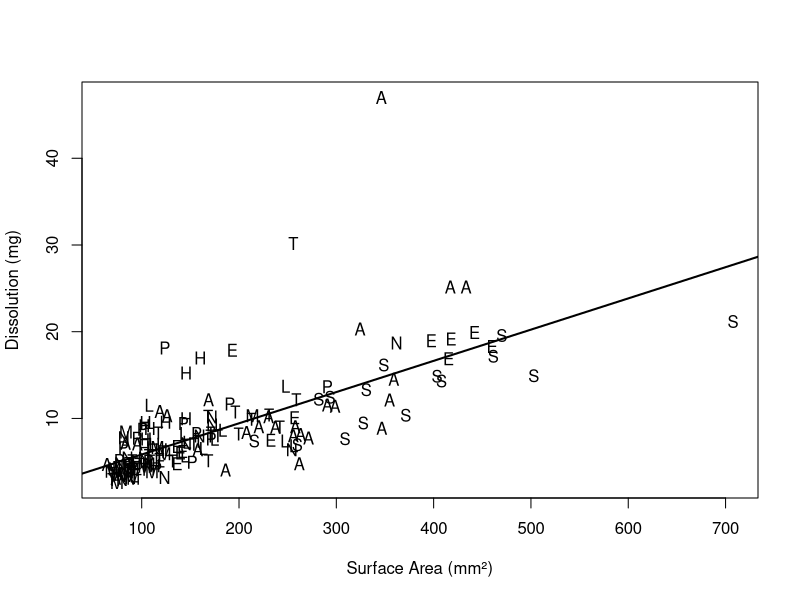
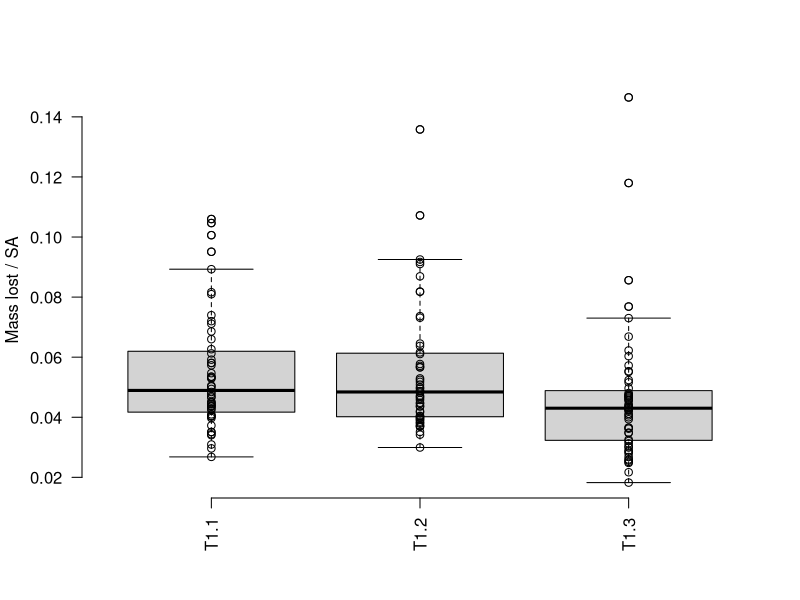
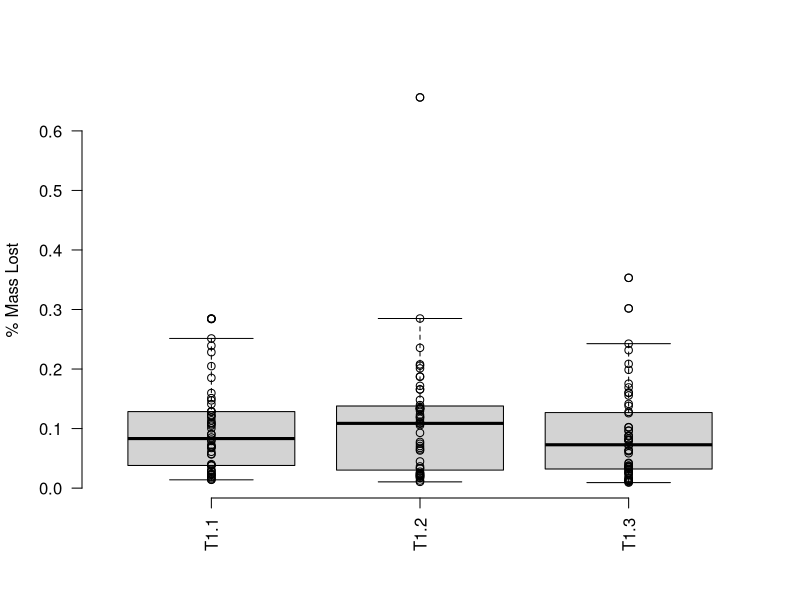
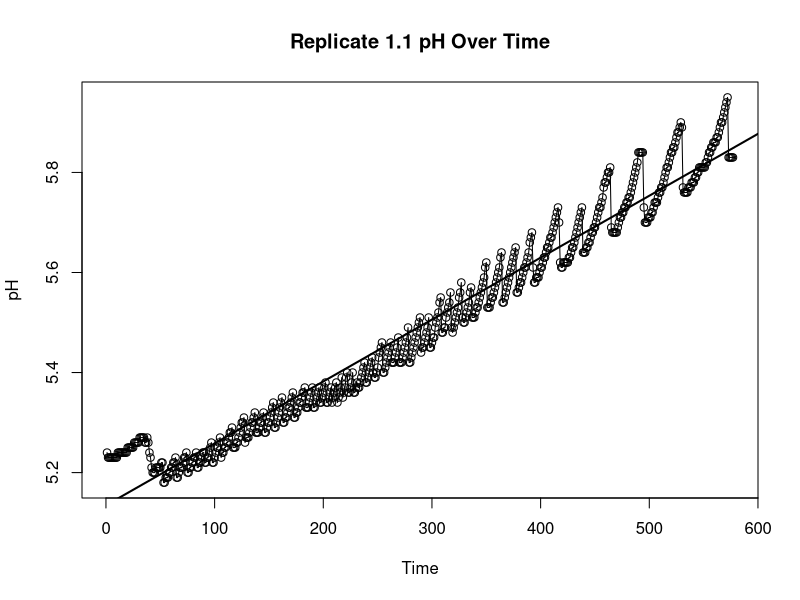
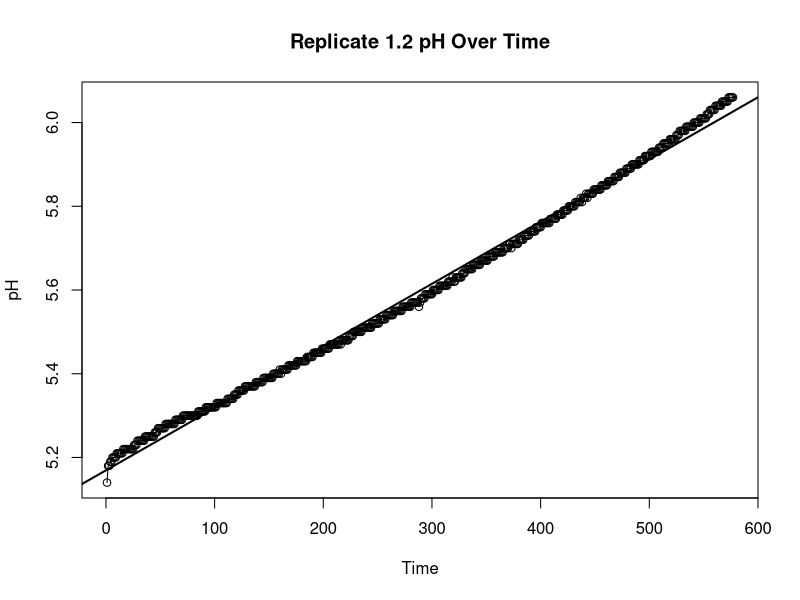
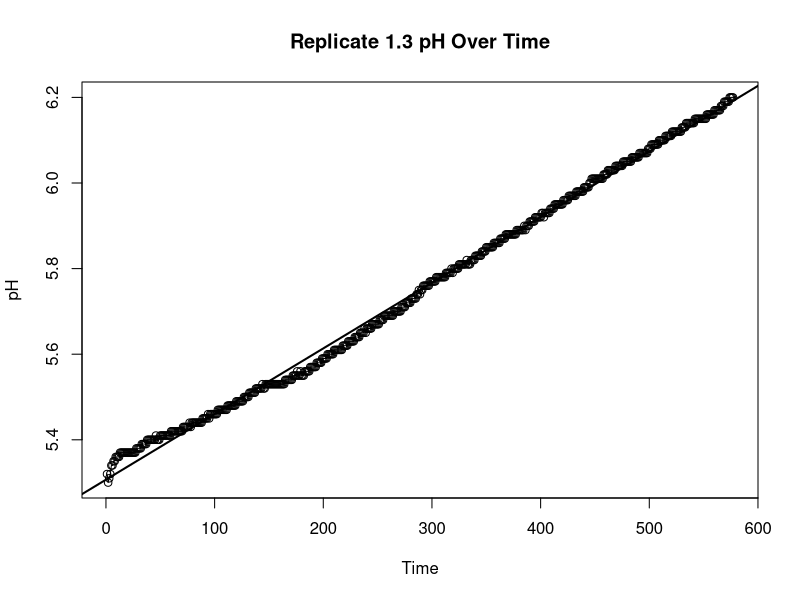
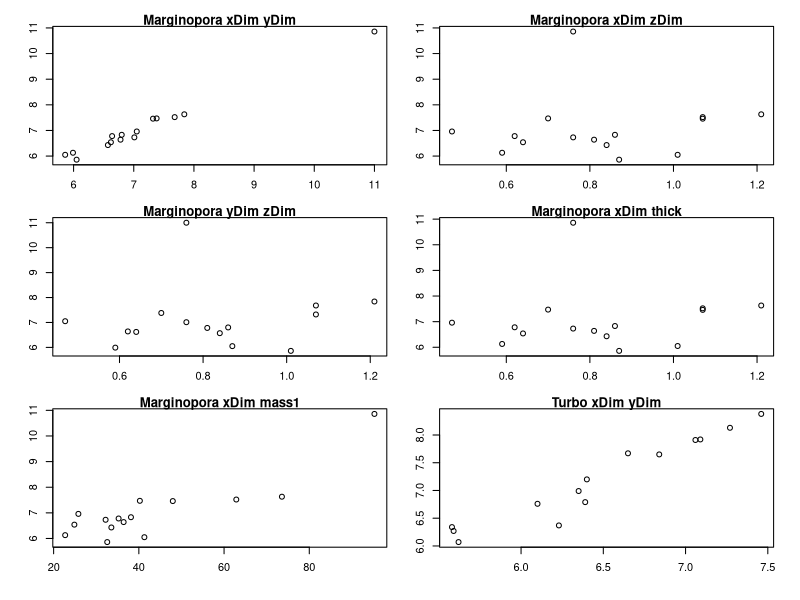
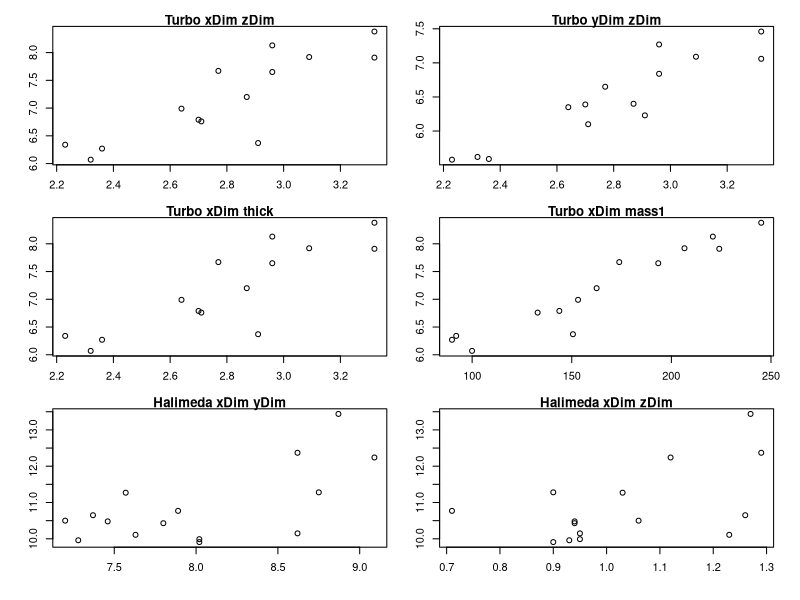

Generate these figures, in order, with R:
#0.open script, set names and parameters
dShellFull <- read.csv('./shells_Expt1.csv', skip=22)

#remove missing and broken taxon
dShell<- dShellFull[-c(10,38,39,77,79,91),]

dateFormat <- '%m/%d/%y %H:%M'
EXPID <- unique(dShell$exptID)

#General calculations of mass lost and time
dShell$cMass <- -1 * (dShell$mass2 - dShell$mass1)
dShell$pMass <- (dShell$mass1 - dShell$mass2) / dShell$mass1
dShell$cTime1 <- strptime(dShell$dateM1, format=dateFormat)
dShell$cTime2 <- strptime(dShell$dateM2, format=dateFormat)
dShell$cDuration <- dShell$cTime2 - dShell$cTime1

#General calculation of shell surface area for each taxa based on generalized shape
dShell$cSize <- (dShell$xDim * dShell$yDim * dShell$zDim) ^ (1/3)

dShell$shape <- 'cylinder1'
dShell[(dShell$taxon == 'Liloa'),'shape'] <-'cylinder2'
dShell[(dShell$taxon == 'Aragonite'),'shape'] <- 'cube'
dShell[(dShell$taxon == 'Tridacna'),'shape'] <- 'cube'

#turbo is dome + circle aka hemisphere
dShell[(dShell$taxon == 'Turbo'), 'shape'] <- 'hemisphere'

#pingui,abra, and scaph technically two domes
dShell[(dShell$taxon == 'Pinguitellina'), 'shape'] <- '2dome'
dShell[(dShell$taxon == 'Abranda'), 'shape'] <- '2dome'
dShell[(dShell$taxon == 'Scaphopod'), 'shape'] <- '2dome'

#halimeda different shape entirely... diamond/rhombus
dShell[(dShell$taxon =='Halimeda'), 'shape'] <- 'rhombus'

#finally, nat and eth are spherical
dShell[(dShell$taxon == 'Natica'), 'shape'] <-'sphere'
dShell[(dShell$taxon == 'Ethalia'), 'shape'] <-'sphere'

#basic rectangular cube surface area. does not work for halimeda based off how measurements were taken.
#is 2xy + 2yz + 2xz
dShell$cSA1 <- 2*(dShell$xDim * dShell$yDim) + 2*(dShell$yDim * dShell$zDim) + 2*(dShell$xDim * dShell$zDim)

#next lines for surface area of cylindrical specimen, for margi cylinder
#equal to 2piR^2 + 2*h*pi*r
subCyl1 <- which(dShell$shape == 'cylinder1')
dShell[subCyl1,'cSA1'] <- 2 * (pi* dShell[subCyl1,'xDim']/2 * dShell[subCyl1,'yDim']/2) + dShell[subCyl1,'zDim']*pi*(dShell[subCyl1,'yDim'] + dShell[subCyl1,'xDim'])/2
#for liloa cylinder
subCyl2 <- which(dShell$shape == 'cylinder2')
dShell[subCyl2,'cSA1'] <- 2 * (pi* dShell[subCyl2,'yDim']/2 * dShell[subCyl2,'yDim']/2) + 2* dShell[subCyl2,'zDim']*pi*dShell[subCyl2,'yDim']/2 

#next turbo, a hemisphere
#is pi*r^2 + 2*pi*r*h + 
subHemi <- which(dShell$shape == 'hemisphere')
dShell[subHemi,'cSA1'] <-  pi * (dShell[subHemi,'xDim']/2 * dShell[subHemi,'yDim']/2) + 2 * pi * (dShell[subHemi,'xDim']/2 + dShell[subHemi,'yDim']/2)/2 * dShell[subHemi,'zDim'] 

#next lines for surface area of domed specimens
# is 2 * (2*pi*r*h)
subDome <- which(dShell$shape == '2dome')
dShell[subDome,'cSA1'] <- 2 * pi * 2 *(dShell[subDome,'xDim']/2 + dShell[subDome,'yDim']/2)/2 * dShell[subDome,'zDim']

#then, rough surface area for rhomboid Halimeda
#surface area is 2(xy/2) + 4(zc) where c = ((x/2)^2) + (y/2)^2)^1/2 
subRhom <- which(dShell$shape == 'rhombus')
dShell[subRhom,'cDim'] <- sqrt((dShell[subRhom,'xDim']/2)^2 + (dShell[subRhom,'yDim']/2)^2)
dShell[subRhom,'cSA1'] <- 2 * ((dShell[subRhom,'xDim']*dShell[subRhom,'yDim'])/2) + 4 * dShell[subRhom,'zDim'] * dShell[subRhom,'cDim']
  
#finally, nat and eth spherical calc
#is 4 * pi * [(x/2 + y/2 + z/2)/3]^2
subSphere <- which(dShell$shape == 'sphere')
dShell[subSphere,'cSA1'] <- 4 * pi * ((dShell[subSphere,'xDim']/2+dShell[subSphere,'yDim']/2 + dShell[subSphere,'zDim']/2)/3)^2

#1.0 a quick check - dissolution (mg) relationship to surface area (mm^2)
#need to separate these out by taxon!!

plot(cMass ~ cSA1, data=dShell, xlab='Surface Area (mm\u00b2)', ylab='Dissolution (mg)',pch=substring(dShell$taxon, 0, 2))
fit <- glm(cMass~cSA1, data=dShell)
co <- coef(fit)
abline(fit, lwd=2)
#1.1 just having a look at the measurements to check for errors 

pData <- dShell
TAXA <- unique(pData$taxon)

pdf('./measureCheck.pdf', width=6, height=8, page='A4')

par(mfrow=c(3,2), oma=c(1,1,1,1), mar=c(3,3,1,1))

for (t in TAXA) {

	plot(xDim ~ yDim, data=pData[(pData$taxon == t),], main=paste(t,'xDim','yDim'))
	plot(xDim ~ zDim, data=pData[(pData$taxon == t),], main=paste(t,'xDim','zDim'))
	plot(yDim ~ zDim, data=pData[(pData$taxon == t),], main=paste(t,'yDim','zDim'))
	plot(xDim ~ thick, data=pData[(pData$taxon == t),], main=paste(t,'xDim','thick'))
	plot(xDim ~ mass1, data=pData[(pData$taxon == t),], main=paste(t,'xDim','mass1'))
	

}

dev.off()

summary(pData)

#start with basic linear models
a <- lm(pMass ~ cSA1  + mass1 + taxon, data=pData)
summary(a)
a <- lm(pMass ~ cSA1  + mass1 + density, data=pData)
summary(a)

a <- lm(pMass ~ cSA1  + mass1 + taxon + density, data=pData)
summary(a)
a$residuals



#1.2 Total mass lost by taxon separate from variables

pdf('./deltaMassReplicate.pdf', width=8, height=6, page='A4')

#edit exptID to be related to this new set of experiments
#for (e in EXPID) {
  
  par(mfrow=c(1,1), oma=c(1,1,1,1), mar=c(8,4,1,0))
  
#  pData <- dShell[(dShell$exptID == e),]
  #to get anything to work this pData needs to go first!!! added below.
  pData <- dShell
  pData$taxon <- as.factor(pData$taxon)
  taxa <- sort(unique(pData$taxon))
  tFont <- rep(3,length(taxa))
  tFont[which(taxa == 'Aragonite')] <- 1
  #what does following line do? likely have to change integers
  taxaAbrev <- substring(taxa,0,5)
  
  #mass lost in mg
  plot(cMass ~ taxon, data=pData[!is.na(pData$cMass),], ylim=c(0,max(pData$cMass, na.rm=TRUE)), ann=FALSE, axes=FALSE)
  points(cMass ~ taxon, data=pData[!is.na(pData$cMass),])
  mtext('Mass lost (mg)', side=2, line=3)
  axis(2, las=1)
  axis(1, at=1:length(taxa), labels=taxa, font=3, cex=0.5, las=2)
  #what is the mtext function for
 # mtext(e)


 #1.3 density by taxon
  #this doesn't matter anymore after stats
  
  plot(density ~ taxon, data=pData[!is.na(pData$density),], ann=FALSE, axes=FALSE)
  points(density ~ taxon, data=pData[!is.na(pData$density),])
  mtext('Density', side=2, line=3)
  axis(2, las=1)
  axis(1, at=1:length(taxa), labels=taxa, font=tFont, cex=0.5, las=2)

  
 #1.4 mass lost in percentage
  plot(pMass ~ taxon, data=pData[!is.na(pData$pMass),], ann=FALSE, axes=FALSE)
  points(pMass ~ taxon, data=pData[!is.na(pData$pMass),])
  mtext('Mass lost (%)', side=2, line=3)
  axis(2, las=1)
  axis(1, at=1:length(taxa), labels=taxa, font=tFont, cex=0.5, las=2)
#  mtext(e)
  #not sure what next line is for....
  pData[(pData$pMass>0.3),]
  

#2. Mass lost plotted against surface area
  #2.1 why using cMass (mg) rather than pMass (percentage)????
  if (length(which(!is.na(pData$cSA1))) > 0) {
    plot(cMass/cSA1 ~ taxon, data=pData, ann=FALSE, axes=FALSE, ylab='')
    points(cMass/cSA1 ~ taxon, data=pData)
    mtext('Mass lost / SA (mg/mm\u00b2)', side=2, line=3)
    axis(2, las=1)
    axis(1, at=1:length(taxa), labels=taxa, font=tFont, cex=0.5, las=2)
 #   mtext(e)
  } else {
    plot(1:1, type='n', ann=FALSE, axes=FALSE)
    mtext('no data', side=1, line=-2)
}

#3. Mass lost plotted against density
  #3.1 Mass/density by taxon
  #this again uses cMass, which is total mass lost, rather than pMass, which is percentage. Change?
if (length(which(!is.na(pData$density))) > 0) {
  plot(cMass/density ~ taxon, data=pData, ann=FALSE, axes=FALSE, ylab='')
  points(cMass/density ~ taxon, data=pData)
  mtext('Mass lost / density', side=2, line=3)
  axis(2, las=1)
  axis(1, at=1:length(taxa), labels=taxa, font=tFont, cex=0.5, las=2)
#  mtext(e)
  #following line only needed if you have no data for one part of expt, which you won't
} else {
  plot(1:1, type='n', ann=FALSE, axes=FALSE)
  mtext('no data', side=1, line=-2)
}

dev.off()

#4 Plot these all again - compared to the calculated dimensions and surface area using slightly different calc (flat calc) 

#4.1 Comparison of X and y dimensions by hand vs in imageJ 
pData <- dShell
TAXA <- unique(pData$taxon)

#if this next bit looks good, move on to 4.2
pdf('./measureCheck(measureVScalc).pdf', width=6, height=8, page='A4')
par(mfrow=c(3,2), oma=c(1,1,1,1), mar=c(3,3,1,1))

for (t in TAXA) {
plot(xDim ~ calcX, data=pData[(pData$taxon == t),], main=paste(t,'xDim','calcX'))
plot(yDim ~ calcY, data=pData[(pData$taxon == t),], main=paste(t,'yDim','calcY')) }

dev.off()

#4.2 
#general calculation of surface area for each taxa based on flat shape
#you need to run this BEFORE sorting for graph purposes otherwise it'll vectorize your factors 

#SA for cube
dShell$calcSA <- dShell$calcSA1 + dShell$calcSA2 + 2*(dShell$calcY * dShell$zDim) + 2*(dShell$calcX * dShell$zDim)
#SA for cube, resolved for aragonite
dShell$calcSA <- 2*(dShell$calcX * dShell$calcY) + 2*(dShell$calcY * dShell$zDim) + 2*(dShell$calcX * dShell$zDim)

#next lines for surface area of cylindrical specimens
# need to figure this out better for Liloa...
#equal to 2piR^2 + 2*h*pi*r

dShell[(dShell$taxon == 'Liloa'),'shape'] <-'cylinder2'

#you don't need above lines to run because that's already in earlier part
subCyl1 <- which(dShell$shape == 'cylinder1')
#next line isn't working?????
dShell[subCyl1,'calcSA'] <- dShell[subCyl1,'calcSA1'] + dShell[subCyl1,'calcSA2'] + dShell[subCyl1,'zDim'] * pi * (dShell[subCyl1,'calcY'] + dShell[subCyl1,'calcX'])/2

#liloa calc based on imageJ
subCyl2 <- which(dShell$shape == 'cylinder2')
dShell[subCyl2,'calcSA'] <- 2 * (pi* dShell[subCyl2,'calcY']/2 * dShell[subCyl2,'calcY']/2) + 2* dShell[subCyl2,'zDim']*pi*dShell[subCyl2,'calcY']/2 

#next turbo, a hemisphere
#is pi*r^2 + 2*pi*r*h
subHemi <- which(dShell$shape == 'hemisphere')
dShell[subHemi,'calcSA'] <-  dShell[subHemi,'calcSA1'] + 2 * pi * (dShell[subHemi,'calcX']/2 + dShell[subHemi,'calcY']/2)/2 * dShell[subHemi,'zDim'] 

#next lines for surface area of domed specimens
#calcSA1 = pi *r^2
subDome <- which(dShell$shape == '2dome')
dShell[subDome,'calcSA'] <- 2 * pi * 2 *(dShell[subDome,'calcX']/2 + dShell[subDome,'calcY']/2)/2 * dShell[subDome,'zDim']

#then, rough surface area for rhomboid Halimeda
#surface area is 2(xy/2) + 4(zc) where c = ((x/2)^2) + (y/2)^2)^1/2 
subRhom <- which(dShell$shape == 'rhombus')
dShell[subRhom,'calcC'] <- sqrt((dShell[subRhom,'calcX']/2)^2 + (dShell[subRhom,'calcY']/2)^2)
dShell[subRhom,'calcSA'] <- dShell[subRhom,'calcSA1'] + dShell[subRhom,'calcSA2'] + 4 * dShell[subRhom,'zDim'] * dShell[subRhom,'calcC']


#finally, nat and eth spherical calc
#is 4 * pi * [(x/2 + y/2 + z/2)/3]^2
subSphere <- which(dShell$shape == 'sphere')
dShell[subSphere,'calcSA'] <- 4 * pi * ((dShell[subSphere,'calcX']/2+dShell[subSphere,'calcY']/2 + dShell[subSphere,'zDim']/2)/3)^2

#Or try this
#calcSA1 = pi * r^2
dShell[subSphere,'r1'] <- sqrt(dShell[subSphere,'calcSA1']/pi)

#calcSA2 = pi * r^2
dShell[subSphere,'r2'] <- sqrt(dShell[subSphere,'calcSA2']/pi)

#SA is 4 * pi * r^2
#with the two different rs 
dShell[subSphere,'calcSA'] <- 4 * pi * ((dShell[subSphere,'r1']+dShell[subSphere,'r2'] + dShell[subSphere,'zDim']/2)/3)^2


#finally! this bit!
pData <- dShell
TAXA <- unique(pData$taxon)
pData$taxon <- as.factor(pData$taxon)
taxa <- sort(unique(pData$taxon))
tFont <- rep(3,length(taxa))
tFont[which(taxa == 'Aragonite')] <- 1
taxaAbrev <- substring(taxa,0,5)

#4.3 first, compare the two calculations of surface area for similarity
pdf('./surfaceAreaCalculation.pdf', width=8, height=6, page='A4')
par(mfrow=c(1,1), oma=c(1,1,1,1), mar=c(8,4,1,0))

#can get this to run but it replicates a million times?

plot(cSA1/calcSA ~ taxon, data=pData, ann=FALSE, axes=FALSE, ylab='', xlim=c(0,11))
points(cSA1/calcSA ~ taxon, data=pData)
abline(a=1, b=0)
mtext('Caliper SA / Calculated SA', side=2, line=3)
axis(2, las=1)
axis(1, at=1:length(taxa), labels=taxaAbrev, font=tFont, cex=0.5, las=2)

pData2 <- pData[!is.na(pData$calcSA),]
plot(cSA1~calcSA, data=pData2, pch=substring(pData2$taxon, 0, 2), log='xy', xlab='log(ImageJSA)', ylab='log(CaliperSA)')
abline(a=0, b=1)
levels(pData$taxon)

pData[(pData$taxon=='Abranda'), c('xDim', 'cSA1', 'calcSA')]

plot((cSA1-calcSA)/calcSA~taxon, data=pData2, pch=substring(pData$taxon, 0, 2))
log2(((pData2$cSA1-pData2$calcSA)/pData2$calcSA)+1)
#4.4 second, plot the mass vs calc by taxon

plot(cMass/calcSA ~ taxon, data=pData, ann=FALSE, axes=FALSE, ylab='')
points(cMass/calcSA ~ taxon, data=pData)
mtext('Mass lost / Calculated SA', side=2, line=3)
axis(2, las=1)
axis(1, at=1:length(taxa), labels=taxa, font=tFont, cex=0.5, las=2)

dev.off()

#4.5 then, figuring out which one is better (this or 2.1)! Compare.



#5 Comparison of three replicates for consistency across experiment
  #start by subsetting the three replicates
pData <- dShell
TAXA <- unique(pData$taxon)

pData$taxon <- as.factor(pData$taxon)
taxa <- sort(unique(pData$taxon))
tFont <- rep(3,length(taxa))
tFont[which(taxa == 'Aragonite')] <- 1
taxaAbrev <- substring(taxa,0,5)

#this has to come AFTER THE ABOVE
rep1.1 <- subset(pData,exptID =='T1.1')
rep1.2 <- subset(pData,exptID =='T1.2')
rep1.3 <- subset(pData,exptID =='T1.3')


#trying to plot the means
rep1mean <- mean(rep1.1$pMass)
rep2mean <- mean(rep1.2$pMass)
rep3mean <- mean(rep1.3$pMass)
  
pData$exptID <- as.factor(pData$exptID)
rep <- sort(unique(pData$exptID))
tFont <- rep(3,length(rep))
tFont[which(rep == 'T1.1')] <- 1
repAbrev <- substring(rep,0,5)

#comparing three replicates by both mass lost/SA ratio and % mass lost
plot(cMass/cSA1 ~ exptID, data=pData, ann=FALSE, axes=FALSE, ylab='', main='Replicates')
points(cMass/cSA1 ~ exptID, data=pData)
mtext('Mass lost / SA', side=2, line=3)
axis(2, las=1)
axis(1, at=1:length(rep), labels=rep, font=tFont, cex=0.5, las=2)

plot(pMass ~ exptID, data=pData, ann=FALSE, axes=FALSE, ylab='', main='Replicates')
points(pMass ~ exptID, data=pData)
mtext('% Mass Lost', side=2, line=3)
axis(2, las=1)
axis(1, at=1:length(rep), labels=rep, font=tFont, cex=0.5, las=2)

#5.1 Comparison of X, Y, Z, + thickness by taxon per replicate

pdf('./measureCheckReplicates.pdf', width=6, height=8, page='A4')

par(mfrow=c(3,2), oma=c(1,1,1,1), mar=c(3,3,1,1))

#how do I plot these but have points from different reps in different shapes?  
  for (t in TAXA) {
    
    plot(xDim ~ yDim, data=rep1.1[(rep1.1$taxon == t),], pch=15, main=paste(t,'xDim','yDim'))
    points(xDim ~ yDim, data=rep1.2[(rep1.2$taxon == t),], pch=16)
    points(xDim ~ yDim, data=rep1.3[(rep1.3$taxon == t),], pch=17)
    
    plot(xDim ~ zDim, data=rep1.1[(rep1.1$taxon == t),], pch=15, main=paste(t,'xDim','zDim'))
    points(xDim ~ zDim, data=rep1.2[(rep1.2$taxon == t),], pch=16)
    points(xDim ~ zDim, data=rep1.3[(rep1.3$taxon == t),], pch=17)
    
    plot(yDim ~ zDim, data=rep1.1[(rep1.1$taxon == t),], pch=15, main=paste(t,'yDim','zDim'))
    points(yDim ~ zDim, data=rep1.2[(rep1.2$taxon == t),], pch=16)
    points(yDim ~ zDim, data=rep1.3[(rep1.3$taxon == t),], pch=17)
    
    plot(xDim ~ thick, data=rep1.1[(rep1.1$taxon == t),], pch=15, main=paste(t,'xDim','thick'))
    points(xDim ~ thick, data=rep1.2[(rep1.2$taxon == t),], pch=16)
    points(xDim ~ thick, data=rep1.3[(rep1.3$taxon == t),], pch=17)
    
    plot(xDim ~ mass1, data=rep1.1[(rep1.1$taxon == t),], pch=15, main=paste(t,'xDim','mass1'))
    points(xDim ~ mass1, data=rep1.2[(rep1.2$taxon == t),], pch=16)
    points(xDim ~ mass1, data=rep1.3[(rep1.3$taxon == t),], pch=17)
    
    plot(xDim ~ density, data=rep1.1[(rep1.1$taxon == t),], pch=15, main=paste(t,'xDim','density'))
    points(xDim ~ density, data=rep1.2[(rep1.2$taxon == t),], pch=16)
    points(xDim ~ density, data=rep1.3[(rep1.3$taxon == t),], pch=17)

    }
dev.off()

#5.2 Comparison of SA (caliper) by taxon per replicate

pdf('./ReplicatesMassSA.pdf', width=8, height=6, page='A4')

par(mfrow=c(1,1), oma=c(1,1,1,1), mar=c(8,4,1,0))
#for 1.1

  plot(cMass/cSA1 ~ taxon, data=rep1.1, ann=FALSE, axes=FALSE, ylab='', main='Rep1.1')
  points(cMass/cSA1 ~ taxon, data=rep1.1)
  mtext('Mass lost / SA', side=2, line=3)
  axis(2, las=1)
  axis(1, at=1:length(taxa), labels=taxa, font=tFont, cex=0.5, las=2)

#for 1.2
  
  plot(cMass/cSA1 ~ taxon, data=rep1.2, ann=FALSE, axes=FALSE, ylab='', main='Rep1.2')
  points(cMass/cSA1 ~ taxon, data=rep1.2)
  mtext('Mass lost / SA', side=2, line=3)
  axis(2, las=1)
  axis(1, at=1:length(taxa), labels=taxa, font=tFont, cex=0.5, las=2)
  
#for 1.3
  plot(cMass/cSA1 ~ taxon, data=rep1.3, ann=FALSE, axes=FALSE, ylab='', main='Rep1.3')
  points(cMass/cSA1 ~ taxon, data=rep1.3)
  mtext('Mass lost / SA', side=2, line=3)
  axis(2, las=1)
  axis(1, at=1:length(taxa), labels=taxa, font=tFont, cex=0.5, las=2)

  dev.off()  
  
#5.3 Comparison of % mass lost (by taxon?) per replicate
  pdf('./ReplicatesPMass.pdf', width=8, height=6, page='A4')
  
  par(mfrow=c(1,1), oma=c(1,1,1,1), mar=c(8,4,1,0))
  #for 1.1
  
  plot(pMass ~ taxon, data=rep1.1, ann=FALSE, axes=FALSE, ylab='', ylim=c(0,1))
  points(pMass ~ taxon, data=rep1.1)
  mtext('Mass lost (%)', side=2, line=3)
  axis(2, las=1)
  axis(1, at=1:length(taxa), labels=taxa, font=tFont, cex=0.5, las=2)
  
  #for 1.2
  
  plot(pMass ~ taxon, data=rep1.2, ann=FALSE, axes=FALSE, ylab='', ylim=c(0,1))
  points(pMass ~ taxon, data=rep1.2)
  mtext('Mass lost (%)', side=2, line=3)
  axis(2, las=1)
  axis(1, at=1:length(taxa), labels=taxa, font=tFont, cex=0.5, las=2)
  
  #for 1.3
  plot(pMass ~ taxon, data=rep1.3, ann=FALSE, axes=FALSE, ylab='', ylim=c(0,1))
  points(pMass ~ taxon, data=rep1.3)
  mtext('Mass lost (%)', side=2, line=3)
  axis(2, las=1)
  axis(1, at=1:length(taxa), labels=taxa, font=tFont, cex=0.5, las=2)
  
  dev.off()  

#5.4 Compare each taxon by replicate 
  
#5.5 Compare pH increase over time by replicate (using Hanna logs)
  
pH1.1 <- read.csv('./Expt 1.1 Log 1.csv')
pH1.2 <- read.csv('./Expt 1.2 Log 1.csv')
pH1.3 <- read.csv('./Expt 1.3 Log 1.csv')

#do you want to do a little math to change time in # of intervals to minutes then hours?

#after combining date/time, need to plot date/time ~ pH. shouldn't need ylim if done correctly
plot(pH ~ Interval, data=pH1.1, type = "o", xlab = "Time", ylab = "pH", main = "Replicate 1.1 pH Over Time")
fit1.1 <- glm(pH ~ Interval, data=pH1.1)
co <- coef(fit1.1)
abline(fit1.1, lwd=2)

#repeat for 1.2
plot(pH ~ Interval, data=pH1.2, type = "o", xlab = "Time", ylab = "pH", main = "Replicate 1.2 pH Over Time")
fit1.2 <- glm(pH ~ Interval, data=pH1.2)
co <- coef(fit1.2)
abline(fit1.2, lwd=2)

#and 1.3
plot(pH ~ Interval, data=pH1.3, type = "o", xlab = "Time", ylab = "pH", main = "Replicate 1.3 pH Over Time")
fit1.3 <- glm(pH ~ Interval, data=pH1.3)
co <- coef(fit1.3)
abline(fit1.3, lwd=2)

dev.off()

#6. Taxon half-life comparison to dissolution rate (only for appropriate taxa)
#work on this later
#subset with Eth, Nat, Turbo, and Pingui